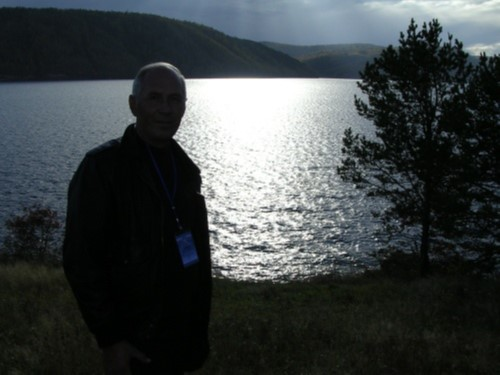
#> input picture Workshop-1/Resources/Dark.jpg, 500 x 375 px
$ python main.py
#> lines starting #> are read from the running program, lines starting #| are printed output that depends on the picture
import numpy as np
import matplotlib.pyplot as plt


def rgb2gs(_image):
    return np.dot(_image[:,:,:3], [0.299, 0.587, 0.144])


def gamma(_image, c, g):
    return (c*(_image**g)).astype(np.uint8)


if __name__ == '__main__':
    # [11 lines of commented-out code are left out]

    _, ((a1, a2), (b1, b2)) = plt.subplots(2, 2)
    image2 = plt.imread('./Resources/Dark.jpg')
#> image2 is the input picture: shape (375, 500, 3); mean R, G, B 61.9, 67.6, 68.6
    corrected_image2 = gamma(image2, 15, 0.5)
#> in gamma, `return (c*(_image**g)).astype(np.uint8)`:
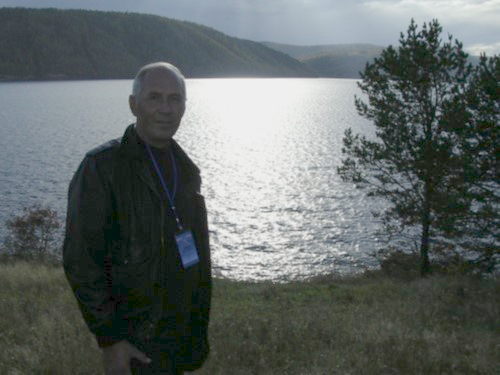
#> returned value: shape (375, 500, 3); mean of channels 0, 1, 2 96.8, 104.1, 102.6; drawn as R, G, B
    a1.imshow(image2)
    a2.hist(image2.ravel(), bins=256)

    b1.imshow(corrected_image2)
    b2.hist(corrected_image2.ravel(), bins=256)
    plt.show()
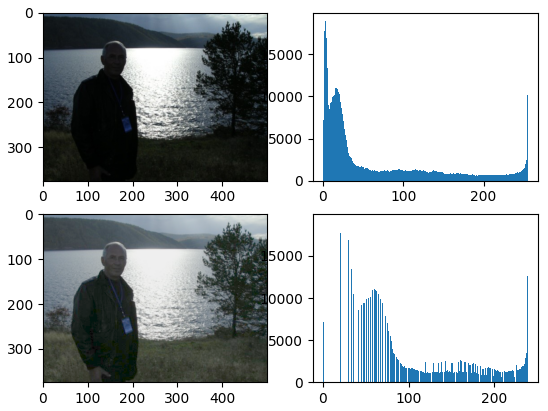
#> figure drawn by matplotlib, 4 panels; panel 2: tallest bar 19010 high, from x = 2.99 to 3.98; panel 4: tallest bar 19010 high, from x = 24.27 to 25.21
